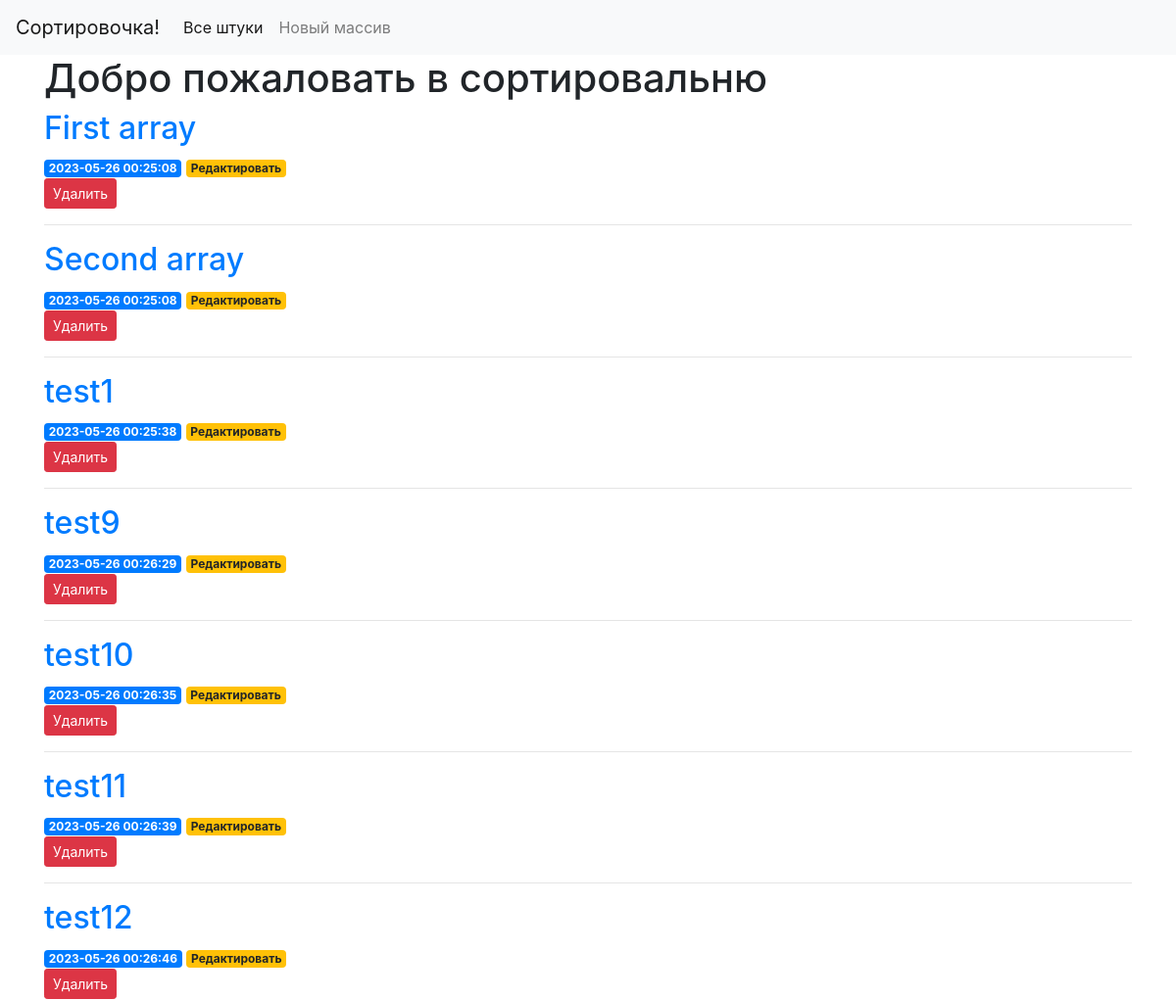
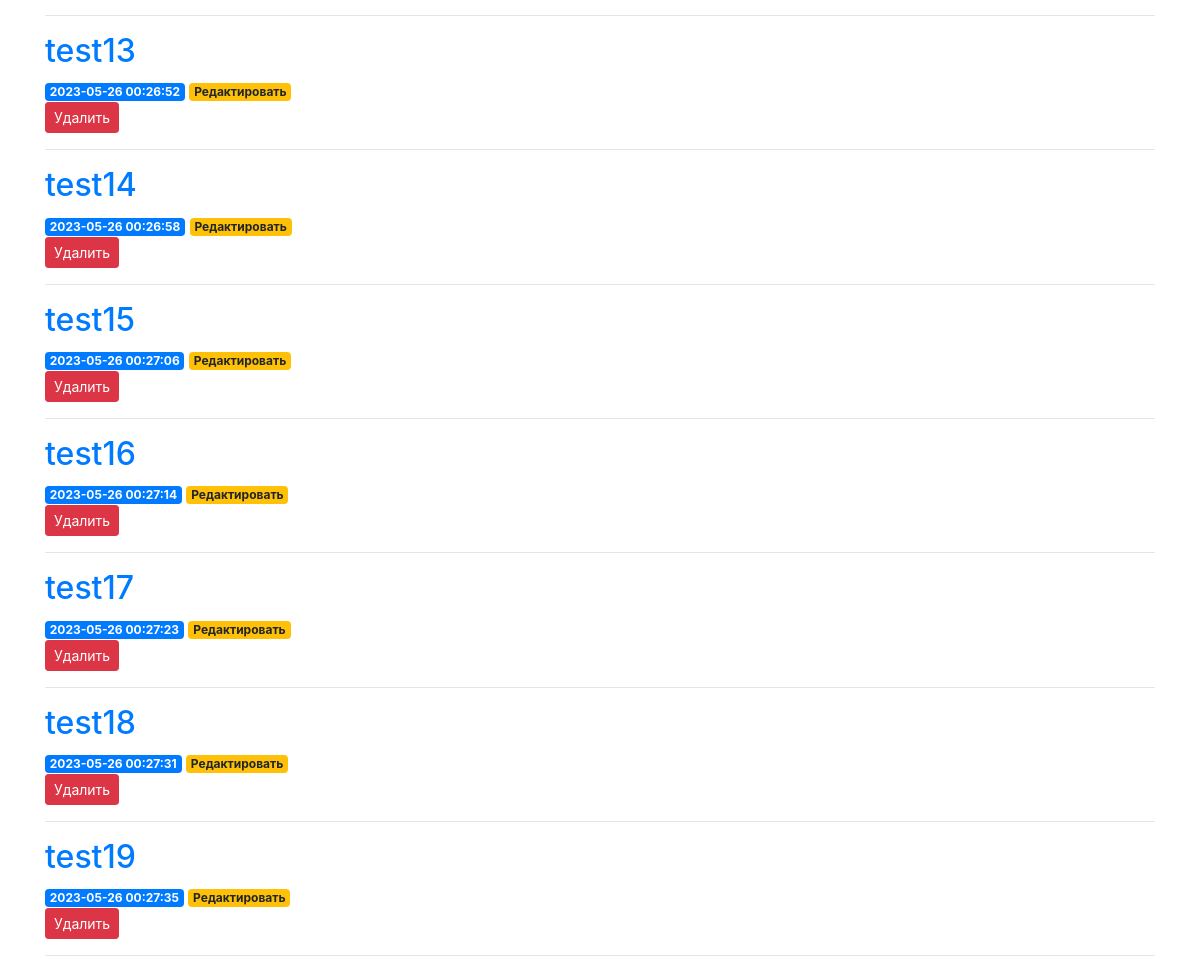
The page / on the database its author committed (2 pictures, top to bottom).
### tables this page shows
CREATE TABLE arrays (
    id INTEGER PRIMARY KEY AUTOINCREMENT,
    created TIMESTAMP NOT NULL DEFAULT CURRENT_TIMESTAMP,
    title TEXT NOT NULL,
    content TEXT NOT NULL
);

### search/api/app.py (the view)
@app.route('/')
def index():
    try:
        conn = get_db_connection()
        arrays = conn.execute('SELECT * FROM arrays').fetchall()
        conn.close()
        return render_template('index.html', arrays=arrays)
    except Exception as error:
        abort(500)

### search/api/app.py (called while the page is built)
def get_db_connection():
    conn = sqlite3.connect('database.db')
    conn.row_factory = sqlite3.Row
    return conn

### search/api/templates/index.html
{% extends 'base.html' %}
{% block content %}
    <h1>{% block title %} Добро пожаловать в сортировальню {% endblock %}</h1>
    {% for array in arrays %}
        <a href="{{ url_for('array', array_id=array['id']) }}">
            <h2>{{ array['title'] }}</h2>
        </a>
        <span class="badge badge-primary">{{ array['created'] }}</span>
        <a href="{{ url_for('edit', id=array['id']) }}">
            <span class="badge badge-warning">Редактировать</span>
        </a>
        <form action="{{ url_for('delete', id=array['id']) }}" method="POST">
            <input type="submit" value="Удалить"
                    class="btn btn-danger btn-sm"
                    onclick="return confirm('Ты действительно хочешь удалить этот великолепный массив?')">
        </form>
        <hr>
    {% endfor %}
{% endblock %}

### rows shown on the page
arrays: title "First array", created "2023-05-26 00:25:08"
arrays: title "Second array", created "2023-05-26 00:25:08"
arrays: title "test1", created "2023-05-26 00:25:38"
arrays: title "test9", created "2023-05-26 00:26:29"
arrays: title "test10", created "2023-05-26 00:26:35"
arrays: title "test11", created "2023-05-26 00:26:39"
arrays: title "test12", created "2023-05-26 00:26:46"
arrays: title "test13", created "2023-05-26 00:26:52"
arrays: title "test14", created "2023-05-26 00:26:58"
arrays: title "test15", created "2023-05-26 00:27:06"
arrays: title "test16", created "2023-05-26 00:27:14"
arrays: title "test17", created "2023-05-26 00:27:23"
arrays: title "test18", created "2023-05-26 00:27:31"
arrays: title "test19", created "2023-05-26 00:27:35"
